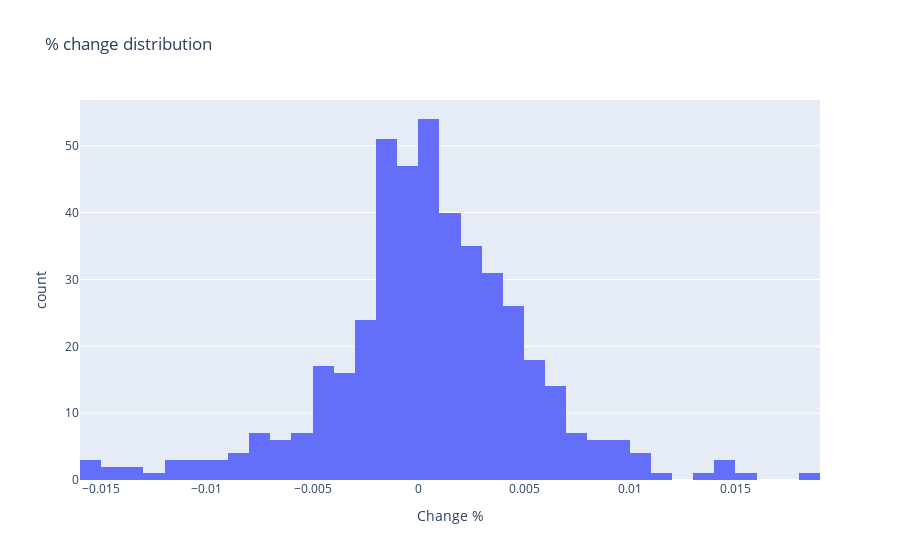

The notebook cell this image was saved under:
### Markdown cell above
---
#### Plot % change distribution:

### Code cell
# plot the change histogram:
px.histogram(housing_df, "Change %", title='% change distribution')
Image(filename='./images/change_distribution.png', width=1600)

### Figure 1 — Plotly figure (JSON) as saved in the notebook; plotly's stock layout.template omitted (floating-point values rounded to 4 significant figures; data arrays with more than 128 entries replaced by an {"elided": "..."} marker saying what was removed)
{"data": [{"alignmentgroup": "True", "bingroup": "x", "hovertemplate": "Change %=%{x}<br>count=%{y}<extra></extra>", "legendgroup": "", "marker": {"color": "#636efa", "pattern": {"shape": ""}}, "name": "", "offsetgroup": "", "orientation": "v", "showlegend": false, "type": "histogram", "x": {"elided": "445 float values"}, "xaxis": "x", "yaxis": "y"}], "layout": {"autosize": true, "barmode": "relative", "legend": {"tracegroupgap": 0}, "title": {"text": "% change distribution"}, "xaxis": {"anchor": "y", "autorange": true, "domain": [0, 1], "range": [-0.016, 0.019], "title": {"text": "Change %"}, "type": "linear"}, "yaxis": {"anchor": "x", "autorange": true, "domain": [0, 1], "range": [0, 56.84], "title": {"text": "count"}}}}
